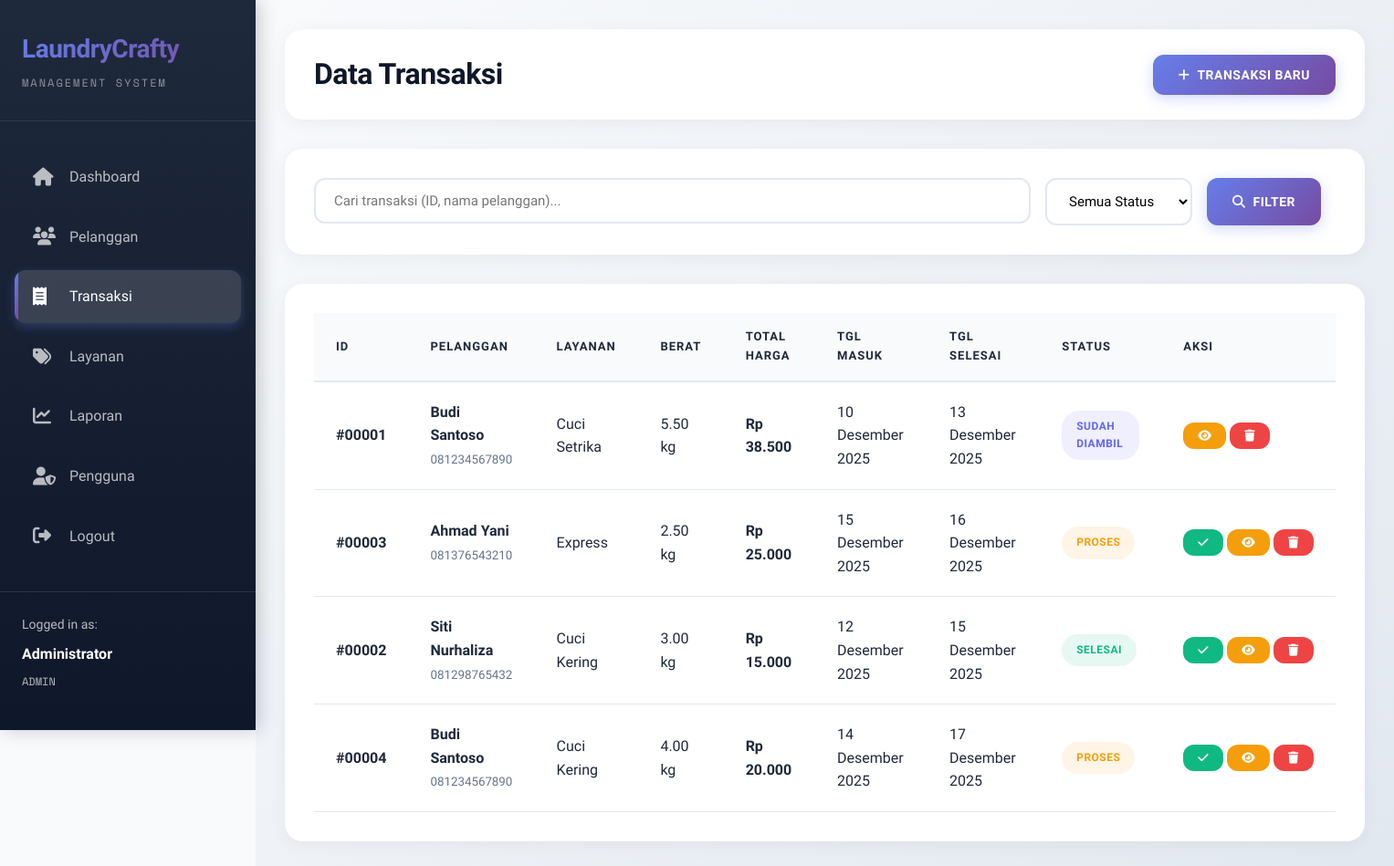
The page /transaksi.php (signed in) on the database its author committed.
### tables this page shows
CREATE TABLE IF NOT EXISTS transaksi (
    id_transaksi INT PRIMARY KEY AUTO_INCREMENT,
    id_pelanggan INT NOT NULL,
    id_layanan INT NOT NULL,
    id_user INT NOT NULL,
    tanggal_masuk DATE NOT NULL,
    tanggal_selesai DATE NOT NULL,
    berat DECIMAL(5,2) NOT NULL,
    total_harga DECIMAL(10,2) NOT NULL,
    status ENUM('Proses', 'Selesai', 'Sudah Diambil') DEFAULT 'Proses',
    catatan TEXT,
    created_at TIMESTAMP DEFAULT CURRENT_TIMESTAMP,
    updated_at TIMESTAMP DEFAULT CURRENT_TIMESTAMP ON UPDATE CURRENT_TIMESTAMP,
    FOREIGN KEY (id_pelanggan) REFERENCES pelanggan(id_pelanggan) ON DELETE CASCADE,
    FOREIGN KEY (id_layanan) REFERENCES layanan(id_layanan) ON DELETE CASCADE,
    FOREIGN KEY (id_user) REFERENCES user(id_user) ON DELETE CASCADE
);

CREATE TABLE IF NOT EXISTS pelanggan (
    id_pelanggan INT PRIMARY KEY AUTO_INCREMENT,
    nama VARCHAR(100) NOT NULL,
    alamat TEXT,
    no_hp VARCHAR(20) NOT NULL,
    email VARCHAR(100),
    created_at TIMESTAMP DEFAULT CURRENT_TIMESTAMP
);

CREATE TABLE IF NOT EXISTS layanan (
    id_layanan INT PRIMARY KEY AUTO_INCREMENT,
    nama_layanan VARCHAR(50) NOT NULL,
    harga_per_kg DECIMAL(10,2) NOT NULL,
    deskripsi TEXT,
    durasi_hari INT DEFAULT 3,
    created_at TIMESTAMP DEFAULT CURRENT_TIMESTAMP
);

### includes/functions.php (called while the page is built, shortened)
<?php
function isLoggedIn() {
    return isset($_SESSION['user_id']);
}
function isAdmin() {
    return isset($_SESSION['role']) && $_SESSION['role'] === 'admin';
}
function getCurrentUser() {
    return [
        'id' => $_SESSION['user_id'],
        'username' => $_SESSION['username'],
        'nama' => $_SESSION['nama_lengkap'],
        'role' => $_SESSION['role']
    ];
}
function formatRupiah($number) {
    return 'Rp ' . number_format($number, 0, ',', '.');
}
function formatDate($date) {
    $months = [
        1 => 'Januari', 'Februari', 'Maret', 'April', 'Mei', 'Juni',
        'Juli', 'Agustus', 'September', 'Oktober', 'November', 'Desember'
    ];
    $timestamp = strtotime($date);
    $day = date('d', $timestamp);
    $month = $months[(int)date('m', $timestamp)];
    $year = date('Y', $timestamp);
    return "$day $month $year";
}
?>

### transaksi.php (the view, shortened to what this page needs)
<?php
require_once 'includes/config.php';
require_once 'includes/functions.php';
$user = getCurrentUser();
$search = isset($_GET['search']) ? sanitize($_GET['search']) : '';
$where_clause = 'WHERE 1=1';
$transactions = $conn->query("
    SELECT t.*, p.nama as nama_pelanggan, p.no_hp, l.nama_layanan, u.nama_lengkap as kasir
    FROM transaksi t
    JOIN pelanggan p ON t.id_pelanggan = p.id_pelanggan
    JOIN layanan l ON t.id_layanan = l.id_layanan
    JOIN user u ON t.id_user = u.id_user
    $where_clause
    ORDER BY t.created_at DESC
");
?>
<!DOCTYPE html>
<html lang="id">
<head>
    <link rel="stylesheet" href="css/style.css">
    <link rel="stylesheet" href="https://cdnjs.cloudflare.com/ajax/libs/font-awesome/6.4.0/css/all.min.css">
</head>
<body>
    <div class="wrapper">
        <aside class="sidebar">
            <div class="logo">
                <h2>LaundryCrafty</h2>
                <p>Management System</p>
            </div>
            <ul class="nav-menu">
                <li>
                    <a href="dashboard.php">
                        <i class="fas fa-home"></i>
                        Dashboard
                    </a>
                </li>
                <li>
                    <a href="pelanggan.php">
                        <i class="fas fa-users"></i>
                        Pelanggan
                    </a>
                </li>
                <li>
                    <a href="transaksi.php" class="active">
                        <i class="fas fa-receipt"></i>
                        Transaksi
                    </a>
                </li>
                <li>
                    <a href="layanan.php">
                        <i class="fas fa-tags"></i>
                        Layanan
                    </a>
                </li>
                <li>
                    <a href="laporan.php">
                        <i class="fas fa-chart-line"></i>
                        Laporan
                    </a>
                </li>
                <?php if (isAdmin()): ?>
                <li>
                    <a href="pengguna.php">
                        <i class="fas fa-user-shield"></i>
                        Pengguna
                    </a>
                </li>
                <?php endif; ?>
                <li>
                    <a href="logout.php">
                        <i class="fas fa-sign-out-alt"></i>
                        Logout
                    </a>
                </li>
            </ul>
            <div class="user-info">
                <p>Logged in as:</p>
                <strong><?php echo $user['nama']; ?></strong>
                <p style="margin-top: 0.5rem; font-family: 'Space Mono', monospace; text-transform: uppercase; font-size: 0.75rem;">
                    <?php echo $user['role']; ?>
                </p>
            </div>
        </aside>
        <main class="main-content">
            <div class="header">
                <h1>Data Transaksi</h1>
                <div class="header-actions">
                    <button onclick="openModal('addModal')" class="btn btn-primary">
                        <i class="fas fa-plus"></i> Transaksi Baru
                    </button>
                </div>
            </div>
            <div class="card">
                <form method="GET" action="" style="display: grid; grid-template-columns: 1fr auto auto auto; gap: 1rem;">
                    <div class="form-group" style="margin-bottom: 0;">
                        <input type="text" name="search" placeholder="Cari transaksi (ID, nama pelanggan)..." value="<?php echo $search; ?>">
                    </div>
                    <div class="form-group" style="margin-bottom: 0;">
                        <select name="status">
                            <option value="">Semua Status</option>
                        </select>
                    </div>
                    <button type="submit" class="btn btn-primary">
                        <i class="fas fa-search"></i> Filter
                    </button>
                </form>
            </div>
            <div class="card">
                <div class="table-responsive">
                    <table>
                        <thead>
                            <tr>
                                <th>ID</th>
                                <th>Pelanggan</th>
                                <th>Layanan</th>
                                <th>Berat</th>
                                <th>Total Harga</th>
                                <th>Tgl Masuk</th>
                                <th>Tgl Selesai</th>
                                <th>Status</th>
                                <th>Aksi</th>
                            </tr>
                        </thead>
                        <tbody>
                            <?php if ($transactions->num_rows > 0): ?>
                                <?php while ($row = $transactions->fetch_assoc()): ?>
                                    <tr>
                                        <td><strong>#<?php echo str_pad($row['id_transaksi'], 5, '0', STR_PAD_LEFT); ?></strong></td>
                                        <td>
                                            <strong><?php echo $row['nama_pelanggan']; ?></strong><br>
                                            <small style="color: var(--text-muted);"><?php echo $row['no_hp']; ?></small>
                                        </td>
                                        <td><?php echo $row['nama_layanan']; ?></td>
                                        <td><?php echo $row['berat']; ?> kg</td>
                                        <td><strong><?php echo formatRupiah($row['total_harga']); ?></strong></td>
                                        <td><?php echo formatDate($row['tanggal_masuk']); ?></td>
                                        <td><?php echo formatDate($row['tanggal_selesai']); ?></td>
                                        <td>
                                            <?php
                                            $badge_class = 'badge-warning';
                                            if ($row['status'] === 'Selesai') $badge_class = 'badge-success';
                                            if ($row['status'] === 'Sudah Diambil') $badge_class = 'badge-info';
                                            ?>
                                            <span class="badge <?php echo $badge_class; ?>">
                                                <?php echo $row['status']; ?>
                                            </span>
                                        </td>
                                        <td style="white-space: nowrap;">
                                            <?php if ($row['status'] !== 'Sudah Diambil'): ?>
                                                <button onclick="updateStatus(<?php echo $row['id_transaksi']; ?>, '<?php echo $row['status']; ?>')" class="btn btn-success btn-sm">
                                                    <i class="fas fa-check"></i>
                                                </button>
                                            <?php endif; ?>
                                            <button onclick="viewDetail(<?php echo json_encode($row); ?>)" class="btn btn-warning btn-sm">
                                                <i class="fas fa-eye"></i>
                                            </button>
                                            <button onclick="deleteTransaction(<?php echo $row['id_transaksi']; ?>)" class="btn btn-danger btn-sm">
                                                <i class="fas fa-trash"></i>
                                            </button>
                                        </td>
                                    </tr>
                                <?php endwhile; ?>
                            <?php endif; ?>
                        </tbody>
                    </table>
                </div>
            </div>
        </main>
    </div>
</body>
</html>

### rows shown on the page
transaksi: id_transaksi "00001", id_pelanggan.nama "Budi Santoso", id_pelanggan.no_hp "081234567890", id_layanan.nama_layanan "Cuci Setrika", berat "5.50", total_harga "Rp 38.500", tanggal_masuk "10 Desember 2025", tanggal_selesai "13 Desember 2025", status "SUDAH DIAMBIL"
transaksi: id_transaksi "00003", id_pelanggan.nama "Ahmad Yani", id_pelanggan.no_hp "081376543210", id_layanan.nama_layanan "Express", berat "2.50", total_harga "Rp 25.000", tanggal_masuk "15 Desember 2025", tanggal_selesai "16 Desember 2025", status "PROSES"
transaksi: id_transaksi "00002", id_pelanggan.nama "Siti Nurhaliza", id_pelanggan.no_hp "081298765432", id_layanan.nama_layanan "Cuci Kering", berat "3.00", total_harga "Rp 15.000", tanggal_masuk "12 Desember 2025", tanggal_selesai "15 Desember 2025", status "SELESAI"
transaksi: id_transaksi "00004", id_pelanggan.nama "Budi Santoso", id_pelanggan.no_hp "081234567890", id_layanan.nama_layanan "Cuci Kering", berat "4.00", total_harga "Rp 20.000", tanggal_masuk "14 Desember 2025", tanggal_selesai "17 Desember 2025", status "PROSES"

### other values the page prints
$user['nama'] "Administrator"
$user['role'] "ADMIN"
